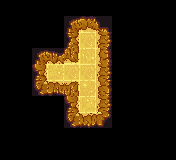

This is a level from a 2D game, rendered from its Tiled map with the project's own tilesets. A one-line summary and the complete map file follow:
An orthogonal 11x10 tile map with 16x16 px tiles, 1 tile layer (Tile Layer 1) and 2 objects (HERO, STAIRS).

<map version="1.10" tiledversion="1.10.1" orientation="orthogonal" renderorder="right-down" width="11" height="10" tilewidth="16" tileheight="16" infinite="0" nextlayerid="3" nextobjectid="3">
 <properties>
  <property name="DIRECTIONS" value="DDDL" />
  <property name="ITEMS" value="DOOR" />
  <property name="NAME" value="You can't go through locked doors" />
 </properties>
 <tileset firstgid="1" source="../level16.tsx" />
 <layer id="1" name="Tile Layer 1" width="11" height="10">
  <data encoding="csv">
0,0,0,0,0,0,0,0,0,0,0,
0,0,0,0,1,3,9,0,0,0,0,
0,0,0,0,10,16,38,0,0,0,0,
0,0,1,8,1073741852,11,18,0,0,0,0,
0,0,46,14,16,16,38,0,0,0,0,
0,0,19,22,28,17,47,0,0,0,0,
0,0,0,0,46,12,38,0,0,0,0,
0,0,0,0,19,26,27,0,0,0,0,
0,0,0,0,0,0,0,0,0,0,0,
0,0,0,0,0,0,0,0,0,0,0
</data>
 </layer>
 <objectgroup id="2" name="Object Layer 1">
  <object id="1" name="HERO" x="87.5735" y="42.2091">
   <point />
  </object>
  <object id="2" name="STAIRS" x="70.3595" y="74.9152">
   <point />
  </object>
 </objectgroup>
</map>
